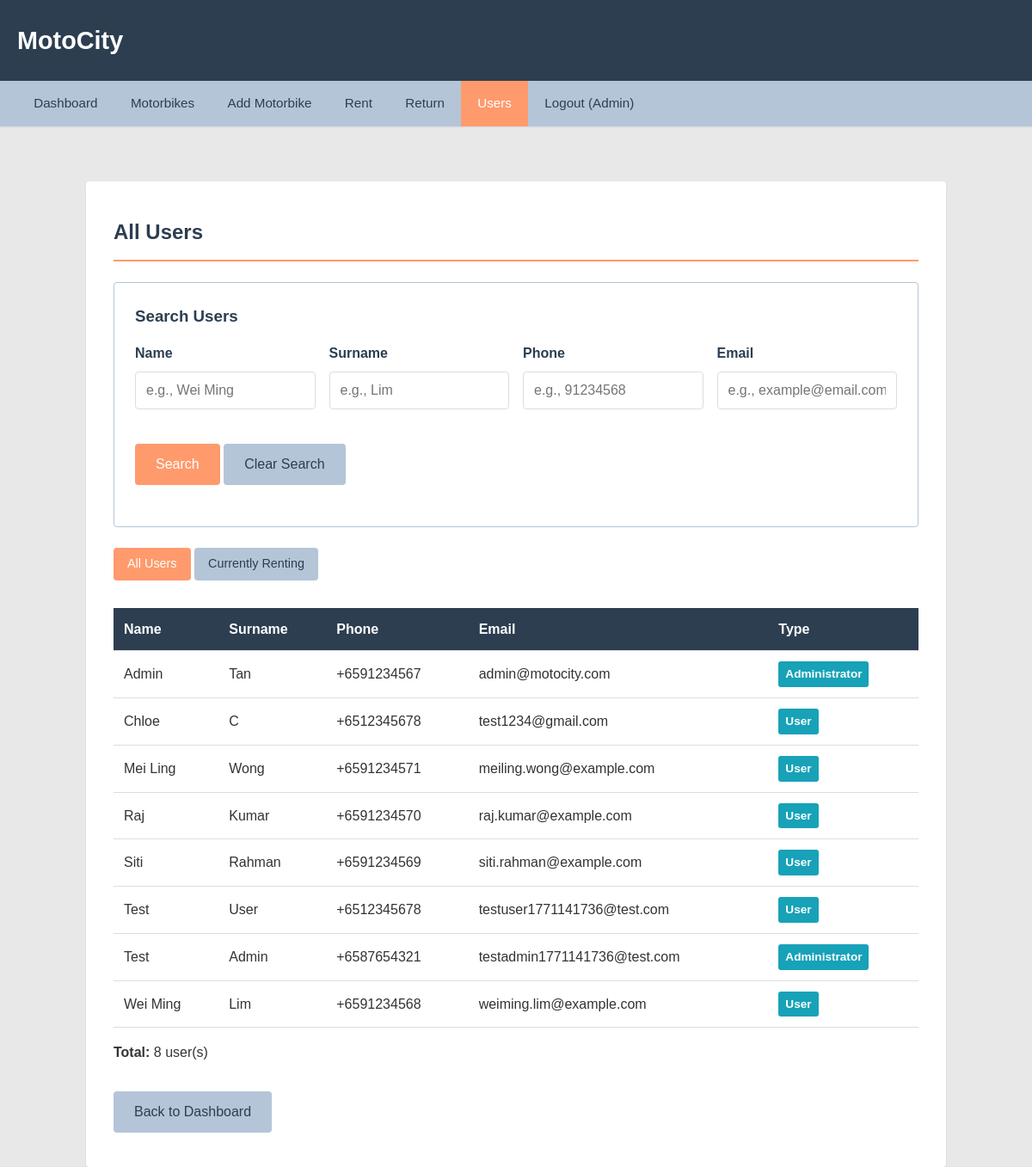
Page /users_list.php (signed in) on the committed database.
### tables this page shows
CREATE TABLE `users` (
  `id` int(11) NOT NULL AUTO_INCREMENT,
  `name` varchar(100) NOT NULL,
  `surname` varchar(100) NOT NULL,
  `phone` varchar(20) NOT NULL,
  `email` varchar(150) NOT NULL,
  `type` enum('Administrator','User') NOT NULL DEFAULT 'User',
  `password` varchar(255) NOT NULL,
  `created_at` timestamp NOT NULL DEFAULT current_timestamp(),
  PRIMARY KEY (`id`),
  UNIQUE KEY `email` (`email`),
  KEY `idx_email` (`email`),
  KEY `idx_type` (`type`)
);

### classes/Database.php (called while the page is built, shortened)
<?php
class Database {
    private static $instance = null;
    private $conn;
    private function __construct() {
        $servername = "localhost";
        $username = "root";
        $password = "";
        $dbname = "motocity";
        $this->conn = new mysqli($servername, $username, $password, $dbname);
    }
    public static function getInstance() {
        if (self::$instance === null) {
            self::$instance = new Database();
        }
        return self::$instance;
    }
    public function getConnection() {
        return $this->conn;
    }
}
?>

### classes/User.php (called while the page is built, shortened)
<?php
class User {
    private $conn;
    public function __construct() {
        $this->conn = Database::getInstance()->getConnection();
    }
    public function getAllUsers() {
        $sql = "SELECT id, name, surname, phone, email, type FROM users ORDER BY name";
        $result = $this->conn->query($sql);
        return $result->fetch_all(MYSQLI_ASSOC);
    }
}
?>

### users_list.php (the view, shortened to what this page needs)
<?php
require_once 'classes/Database.php';
require_once 'classes/User.php';
$filter = $_GET['filter'] ?? 'all';
$searchName = trim($_GET['search_name'] ?? '');
$searchSurname = trim($_GET['search_surname'] ?? '');
$searchPhone = trim($_GET['search_phone'] ?? '');
$searchEmail = trim($_GET['search_email'] ?? '');
$isSearching = !empty($searchName) || !empty($searchSurname) || !empty($searchPhone) || !empty($searchEmail);
$user = new User();
if ($isSearching) {
    $users = $user->searchUsers($searchName, $searchSurname, $searchPhone, $searchEmail);
    $listTitle = "Search Results";
} elseif ($filter === 'renting') {
    $users = $user->getUsersCurrentlyRenting();
    $listTitle = "Users Currently Renting";
} else {
    $users = $user->getAllUsers();
    $listTitle = "All Users";
}
?>
<!DOCTYPE html>
<html lang="en">
<head>
    <link rel="stylesheet" href="assets/css/style.css">
</head>
<body>
    <?php include 'includes/header.php'; ?>
    <?php include 'includes/nav.php'; ?>
    <main class="container">
        <h2><?php echo $listTitle; ?></h2>
        <div class="card">
            <h3>Search Users</h3>
            <form method="GET" action="users_list.php">
                <div class="form-row">
                    <div class="form-group">
                        <label for="search_name">Name</label>
                        <input type="text" id="search_name" name="search_name" value="<?php echo htmlspecialchars($searchName); ?>" placeholder="e.g., Wei Ming">
                    </div>
                    <div class="form-group">
                        <label for="search_surname">Surname</label>
                        <input type="text" id="search_surname" name="search_surname" value="<?php echo htmlspecialchars($searchSurname); ?>" placeholder="e.g., Lim">
                    </div>
                    <div class="form-group">
                        <label for="search_phone">Phone</label>
                        <input type="text" id="search_phone" name="search_phone" value="<?php echo htmlspecialchars($searchPhone); ?>" placeholder="e.g., 91234568">
                    </div>
                    <div class="form-group">
                        <label for="search_email">Email</label>
                        <input type="text" id="search_email" name="search_email" value="<?php echo htmlspecialchars($searchEmail); ?>" placeholder="e.g., example@email.com">
                    </div>
                </div>
                <div class="form-group">
                    <button type="submit" class="btn">Search</button>
                    <a href="users_list.php" class="btn btn-secondary">Clear Search</a>
                </div>
            </form>
        </div>
        <?php if (!$isSearching): ?>
            <div class="mb-2">
                <a href="users_list.php?filter=all" class="btn <?php echo $filter === 'all' ? '' : 'btn-secondary'; ?> btn-small">All Users</a>
                <a href="users_list.php?filter=renting" class="btn <?php echo $filter === 'renting' ? '' : 'btn-secondary'; ?> btn-small">Currently Renting</a>
            </div>
        <?php endif; ?>
        <?php if (empty($users)): ?>
            <div class="message info">
                No users found.
            </div>
        <?php else: ?>
            <table>
                <thead>
                    <tr>
                        <th>Name</th>
                        <th>Surname</th>
                        <th>Phone</th>
                        <th>Email</th>
                        <th>Type</th>
                    </tr>
                </thead>
                <tbody>
                    <?php foreach ($users as $u): ?>
                        <tr>
                            <td><?php echo htmlspecialchars($u['name']); ?></td>
                            <td><?php echo htmlspecialchars($u['surname']); ?></td>
                            <td><?php echo htmlspecialchars($u['phone']); ?></td>
                            <td><?php echo htmlspecialchars($u['email']); ?></td>
                            <td><span class="badge badge-info"><?php echo htmlspecialchars($u['type']); ?></span></td>
                        </tr>
                    <?php endforeach; ?>
                </tbody>
            </table>
            <p class="mt-1"><strong>Total:</strong> <?php echo count($users); ?> user(s)</p>
        <?php endif; ?>
        <div class="mt-2">
            <a href="dashboard.php" class="btn btn-secondary">Back to Dashboard</a>
        </div>
    </main>
</body>
</html>

### assets/css/style.css (style rules this page uses)
:root { --color-light: #E8E8E8; --color-secondary: #B4C5D8; --color-primary: #2C3E50; --color-accent: #FF9A6C; --color-text: #333; --color-white: #ffffff; }
* { margin: 0; padding: 0; box-sizing: border-box; }
body { font-family: Arial, sans-serif; line-height: 1.6; color: var(--color-text); background-color: var(--color-light); }
.container { max-width: 1200px; margin: 0 auto; padding: 0px 20px; }
main { background-color: var(--color-white); margin: 4rem auto 3rem auto; padding: 2rem; border-radius: 4px; box-shadow: 0 1px 3px rgba(0,0,0,0.08); min-height: 500px; }
h2 { color: var(--color-primary); margin-bottom: 1.5rem; border-bottom: 2px solid var(--color-accent); padding-bottom: 0.75rem; font-weight: 600; }
h3 { color: var(--color-primary); margin-top: 1.5rem; margin-bottom: 1rem; font-weight: 600; }
.form-group { margin-bottom: 1.5rem; }
.form-row { display: grid; grid-template-columns: repeat(auto-fit, minmax(200px, 1fr)); gap: 1rem; margin-bottom: 1rem; }
label { display: block; margin-bottom: 0.5rem; font-weight: bold; color: var(--color-primary); }
input[type="text"], input[type="email"], input[type="password"], input[type="tel"], input[type="number"], input[type="datetime-local"], select, textarea { width: 100%; padding: 0.75rem; border: 1px solid #ddd; border-radius: 4px; font-size: 1rem; }
.btn { display: inline-block; padding: 0.75rem 1.5rem; background-color: var(--color-accent); color: var(--color-white); border: none; border-radius: 4px; cursor: pointer; text-decoration: none; font-size: 1rem; font-weight: 500; line-height: 1.5; box-sizing: border-box; }
.btn-secondary { background-color: var(--color-secondary); color: var(--color-primary); padding: 0.75rem 1.5rem; line-height: 1.5; }
.btn-small { padding: 0.5rem 1rem; font-size: 0.9rem; }
table { width: 100%; border-collapse: collapse; margin-top: 1rem; }
table th, table td { padding: 0.75rem; text-align: left; border-bottom: 1px solid #ddd; }
table th { background-color: var(--color-primary); color: var(--color-white); font-weight: bold; }
.card { background-color: var(--color-white); border: 1px solid var(--color-secondary); border-radius: 4px; padding: 1.5rem; margin-bottom: 1.5rem; }
.card h3 { margin-top: 0; }
.mt-1 { margin-top: 1rem; }
.mt-2 { margin-top: 2rem; }
.mb-2 { margin-bottom: 2rem; }
.badge { display: inline-block; padding: 0.25rem 0.5rem; font-size: 0.85rem; border-radius: 3px; font-weight: bold; }
.badge-info { background-color: #17a2b8; color: white; }

### users_list.php (style rules this page uses)
main.container { max-width: 1000px; padding: 2.5rem 2rem; margin-top: 4rem; }

### rows in the picture
users: name "Admin", surname "Tan", phone "+6591234567", email "admin@motocity.com", type "Administrator"
users: name "Chloe", surname "C", phone "+6512345678", email "test1234@gmail.com", type "User"
users: name "Mei Ling", surname "Wong", phone "+6591234571", email "meiling.wong@example.com", type "User"
users: name "Raj", surname "Kumar", phone "+6591234570", email "raj.kumar@example.com", type "User"
users: name "Siti", surname "Rahman", phone "+6591234569", email "siti.rahman@example.com", type "User"
users: name "Test", surname "User", phone "+6512345678", email "testuser1771141736@test.com", type "User"
users: name "Test", surname "Admin", phone "+6587654321", email "testadmin1771141736@test.com", type "Administrator"
users: name "Wei Ming", surname "Lim", phone "+6591234568", email "weiming.lim@example.com", type "User"

### other values in the picture
Auth::getCurrentUserName() "Admin"
$listTitle "All Users"
count($users) "8"
